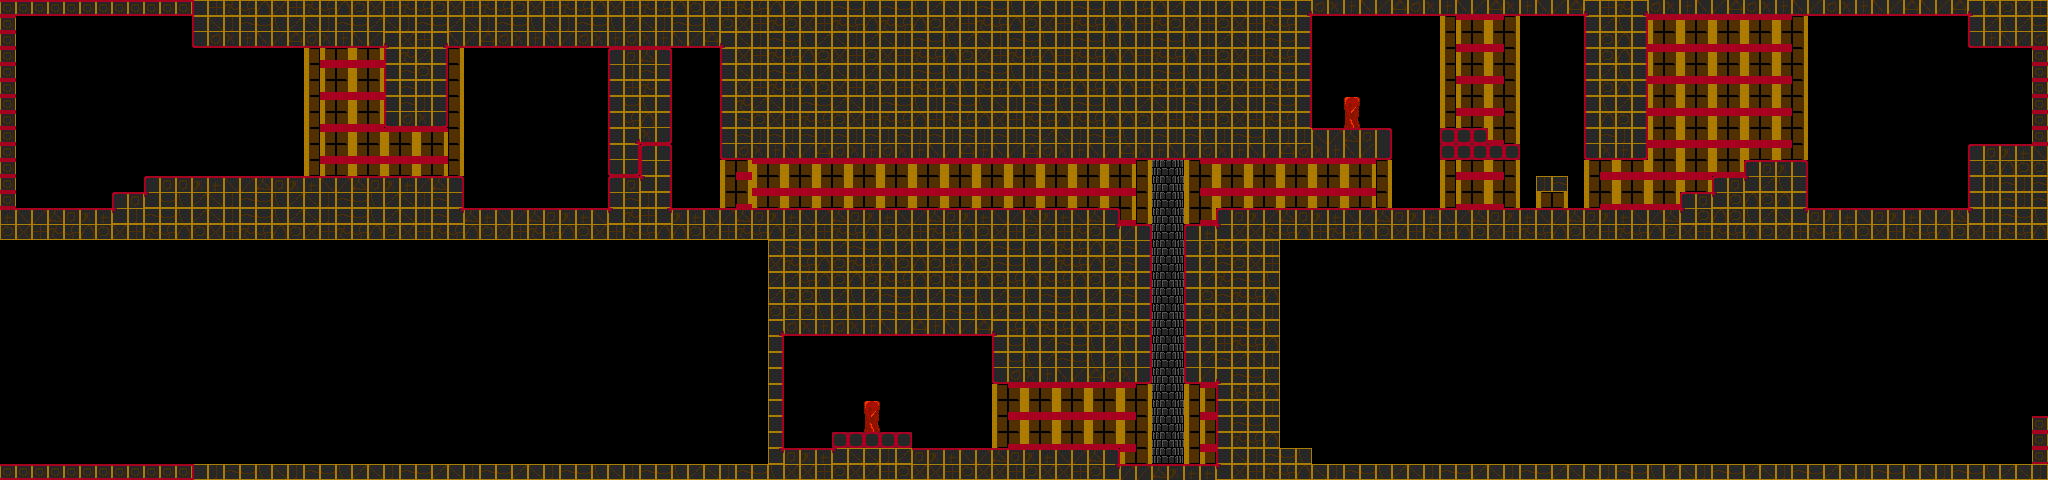

This game map was drawn from its Tiled (.tmx) file and the tilesets committed beside it. A one-line description and the trimmed map source follow:
An orthogonal 128x30 tile map with 16x16 px tiles, 2 tile layers (back, front) and 39 objects (28x BreakableTile, 2x Item, SceneIntro, Door, Lift, ...).

<map version="1.0" orientation="orthogonal" width="128" height="30" tilewidth="16" tileheight="16">
 <tileset firstgid="1" name="tiles0" tilewidth="16" tileheight="16">
  <image source="../../../img/tiles/tiles0.gif" trans="ff00ff" width="256" height="256" />
 </tileset>
 <layer name="back" width="128" height="30">
  <data>[3840 cells, 590 non-empty, 10 distinct tile ids]</data>
 </layer>
 <layer name="front" width="128" height="30">
  <data>[3840 cells, 1418 non-empty, 40 distinct tile ids]</data>
 </layer>
 <objectgroup name="objects" width="128" height="30">
  <properties>
   <property name="map_tile" value="5,7,7,38,48,21,7,6,0,0,0,36,28,0,0,0" />
   <property name="tileset" value="tilesintro" />
  </properties>
  <object name="SceneIntro" gid="199" x="160" y="160" />
  <object name="Item" gid="199" x="1344" y="96">
   <properties>
    <property name="name" value="key_0" />
   </properties>
  </object>
  <object name="Door" gid="199" x="1040" y="424">
   <properties>
    <property name="name" value="key_0" />
   </properties>
  </object>
  <object name="Lift" gid="199" x="1152" y="192" />
  <object name="Sentry" gid="199" x="880" y="192" />
  <object name="WaystoneChest" gid="118" x="736" y="192">
   <properties>
    <property name="door" value="true" />
   </properties>
  </object>
  <object name="BreakableTile" gid="232" x="656" y="96">
   <properties>
    <property name="item" value="waystone" />
   </properties>
  </object>
  <object name="BreakableTile" gid="232" x="608" y="64" />
  <object name="BreakableTile" gid="232" x="608" y="80" />
  <object name="BreakableTile" gid="232" x="608" y="96" />
  <object name="BreakableTile" gid="232" x="608" y="112" />
  <object name="BreakableTile" gid="232" x="608" y="128" />
  <object name="BreakableTile" gid="232" x="608" y="144" />
  <object name="BreakableTile" gid="232" x="608" y="160" />
  <object name="BreakableTile" gid="232" x="608" y="176" />
  <object name="BreakableTile" gid="232" x="624" y="176" />
  <object name="BreakableTile" gid="232" x="624" y="160" />
  <object name="BreakableTile" gid="232" x="624" y="144" />
  <object name="BreakableTile" gid="232" x="624" y="128" />
  <object name="BreakableTile" gid="232" x="624" y="112" />
  <object name="BreakableTile" gid="232" x="624" y="96" />
  <object name="BreakableTile" gid="232" x="624" y="80" />
  <object name="BreakableTile" gid="232" x="624" y="64" />
  <object name="BreakableTile" gid="232" x="640" y="64" />
  <object name="BreakableTile" gid="232" x="640" y="80" />
  <object name="BreakableTile" gid="232" x="640" y="96" />
  <object name="BreakableTile" gid="232" x="640" y="112" />
  <object name="BreakableTile" gid="232" x="640" y="128" />
  <object name="BreakableTile" gid="232" x="640" y="144" />
  <object name="BreakableTile" gid="232" x="656" y="144" />
  <object name="BreakableTile" gid="232" x="656" y="128" />
  <object name="BreakableTile" gid="232" x="656" y="112" />
  <object name="BreakableTile" gid="232" x="656" y="80" />
  <object name="BreakableTile" gid="232" x="656" y="64" />
  <object name="Player" gid="199" x="64" y="192" />
  <object name="BigBones" gid="199" x="400" y="160">
   <properties>
    <property name="active" value="false" />
    <property name="flip" value="true" />
   </properties>
  </object>
  <object name="Item" gid="199" x="864" y="400">
   <properties>
    <property name="name" value="intro_item" />
   </properties>
  </object>
  <object name="Gate" gid="199" x="1616" y="192">
   <properties>
    <property name="min_damage" value="10" />
   </properties>
  </object>
  <object name="SceneEndIntro" gid="199" x="1792" y="144" />
 </objectgroup>
</map>
